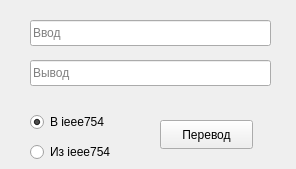
<?xml version="1.0" encoding="UTF-8"?>
<ui version="4.0">
 <class>MainWindow</class>
 <widget class="QMainWindow" name="MainWindow">
  <property name="geometry">
   <rect>
    <x>0</x>
    <y>0</y>
    <width>296</width>
    <height>169</height>
   </rect>
  </property>
  <property name="sizePolicy">
   <sizepolicy hsizetype="Fixed" vsizetype="Fixed">
    <horstretch>0</horstretch>
    <verstretch>0</verstretch>
   </sizepolicy>
  </property>
  <property name="windowTitle">
   <string>IEEE-754</string>
  </property>
  <widget class="QWidget" name="centralwidget">
   <widget class="QLineEdit" name="IN">
    <property name="geometry">
     <rect>
      <x>30</x>
      <y>20</y>
      <width>241</width>
      <height>26</height>
     </rect>
    </property>
    <property name="text">
     <string/>
    </property>
    <property name="readOnly">
     <bool>false</bool>
    </property>
    <property name="placeholderText">
     <string>Ввод</string>
    </property>
   </widget>
   <widget class="QRadioButton" name="BIN">
    <property name="geometry">
     <rect>
      <x>30</x>
      <y>110</y>
      <width>110</width>
      <height>24</height>
     </rect>
    </property>
    <property name="text">
     <string>В ieee754</string>
    </property>
    <property name="checked">
     <bool>true</bool>
    </property>
   </widget>
   <widget class="QRadioButton" name="DEC">
    <property name="geometry">
     <rect>
      <x>30</x>
      <y>140</y>
      <width>110</width>
      <height>24</height>
     </rect>
    </property>
    <property name="text">
     <string>Из ieee754</string>
    </property>
   </widget>
   <widget class="QPushButton" name="CONVERTATION">
    <property name="geometry">
     <rect>
      <x>160</x>
      <y>120</y>
      <width>93</width>
      <height>29</height>
     </rect>
    </property>
    <property name="text">
     <string>Перевод</string>
    </property>
   </widget>
   <widget class="QLineEdit" name="OUT">
    <property name="geometry">
     <rect>
      <x>30</x>
      <y>60</y>
      <width>241</width>
      <height>26</height>
     </rect>
    </property>
    <property name="text">
     <string/>
    </property>
    <property name="readOnly">
     <bool>true</bool>
    </property>
    <property name="placeholderText">
     <string>Вывод</string>
    </property>
   </widget>
  </widget>
 </widget>
 <resources/>
 <connections/>
</ui>
